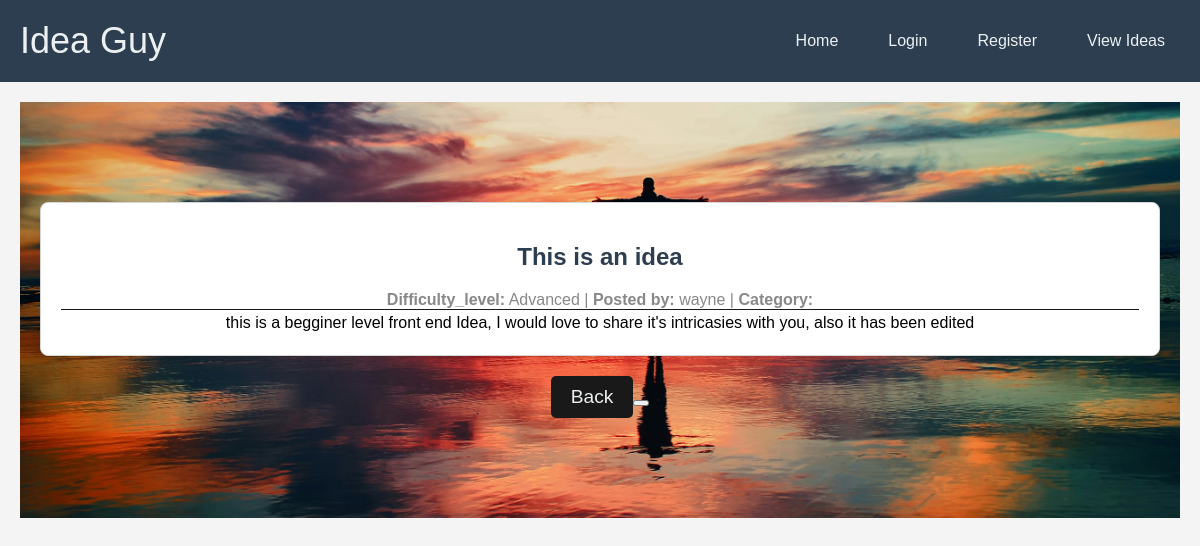
/view_description/5276a31c-0754-47eb-8c49-78b638f257c2, run on an earlier commit of the app's database.
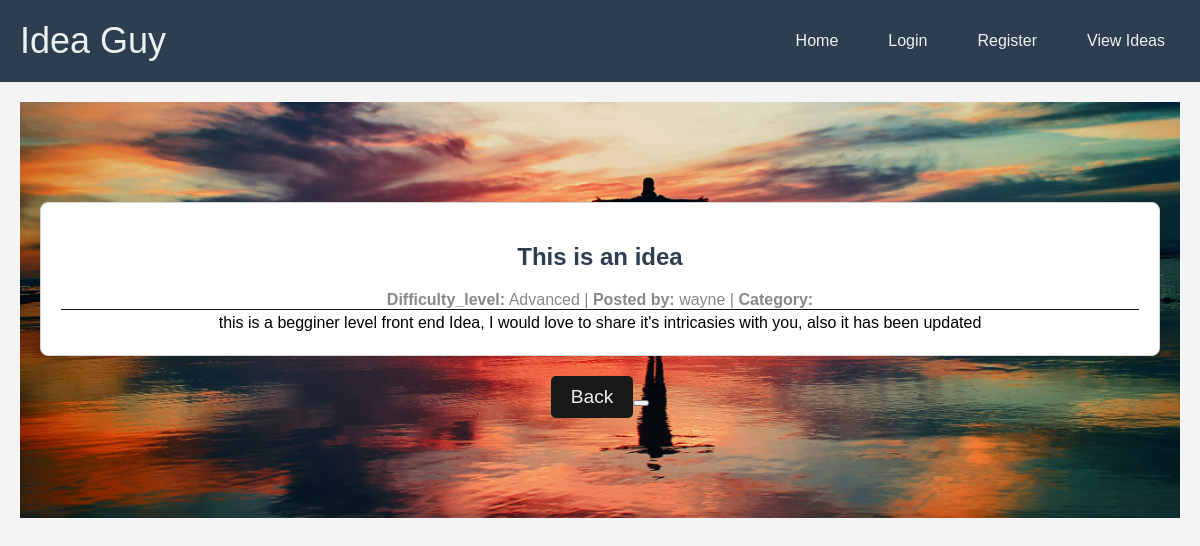
And on a later commit of the database.
### the_idea/models.py (models this page shows, shortened)
class Projects(db.Model):
    project_id = db.Column(db.String(20), primary_key=True)
    title = db.Column(db.String(80), nullable=False)
    difficulty_level = db.Column(db.String(50), nullable=False)
    category = db.Column(db.String(50), nullable=False)
    description = db.Column(db.Text, nullable=False)
    category_id = db.Column(db.Integer, db.ForeignKey('categories.category_id'), nullable=False)
    user_id = db.Column(db.String(20), db.ForeignKey('users.id'), nullable=False)
    created_at = db.Column(db.DateTime, default=db.func.current_timestamp())
    updated_at = db.Column(db.DateTime, default=db.func.current_timestamp())

### the_idea/routes.py (the view)
@app.route('/view_description/<project_id>')
def description(project_id):
    project = Projects.query.filter_by(project_id = project_id).first()
    return render_template('description.html', idea = project, title = project.title )

### the_idea/templates/description.html
{% extends 'layout.html'%}
{%block content%}
<head>
    <link rel="stylesheet" href="{{url_for('static', filename='css/random_idea.css')}}">
</head>
<section class="ideas-container">
    <article class="idea">
        <h2 class="idea-title">{{ idea.title }}</h2>
        <span class="idea-meta">
            <span class="idea-difficulty"><strong>Difficulty_level:</strong> {{ idea.difficulty_level }}</span> |
            <span class="idea-user"><strong>Posted by:</strong> {{idea.author.username}}</span> |
            <span class="idea-category"><strong>Category:</strong> {{ category}}</span>
        </span>
        <div class="idea-description">
            {{ idea.description|safe}}
        </div>
    </article>
</section>
<div class="refresh-button-container">
    <form action="{{ url_for('all_ideas') }}" method="GET">
        <button type="submit" class="btn btn-refresh">Back<button>
    </form>
</div>
{%endblock%}

What changed in the data, as far as the page shows it:
changed Projects "This is an idea": description "this is a begginer level front end Idea, I would love to share it's intricasies with you, also it has been edited" → "this is a begginer level front end Idea, I would love to share it's intricasies with you, also it has been updated"
